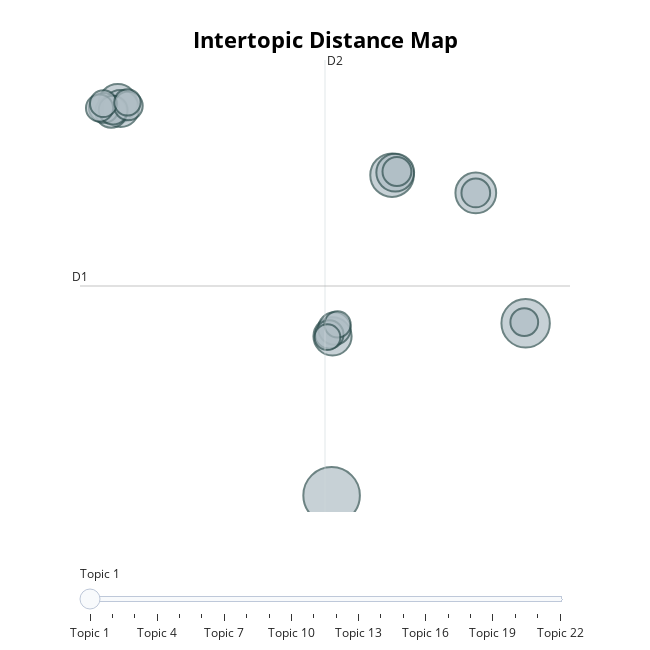

Notebook code cell kept with this figure:
### Code cell
model.visualize_topics()

### Figure 1 — Plotly figure (JSON) as saved in the notebook; plotly's stock layout.template omitted (floating-point values rounded to 4 significant figures)
{"data": [{"customdata": [[1, "waterschapp | waterbeheer | gemiddeld | deltares gemiddeld | maximum deltares", 303], [2, "maximaal | waarde | heterogeniteit | wonen | industrie", 222], [3, "rondgezonden | rondgezonden publiceren | publiceren | sport | volksgezondheid welzijn", 179], [4, "toepasbaar regeling | bodemkwaliteit percentiel | percentiel | regeling bodemkwaliteit | regeling", 157], [5, "pfas deelnemen | pfas | gemeente noord | noord | deelnemen gemeente", 141], [6, "gehalten | kg naam | gehalten rapporteren | naam kleur | rapporteren µg", 138], [7, "publiceren | rondgezonden | rondgezonden publiceren | zaak | college", 135], [8, "milieuprogramma | nationaal milieuprogramma | nationaal | milieuprogramma nationaal | planmer", 129], [9, "product | transport | consumptie | productie | consument", 100], [10, "toelichting | toestemming | toezegging | toekomst | ladder", 96], [11, "bouwen | natuurinclusief | natuurinclusief bouwen | bouw | regeling versnellen", 85], [12, "ministerie | landbouw | ministerie landbouw | schout | regering landbouw", 79], [13, "economie | circulair economie | circulair | ecologisch | economisch", 79], [14, "grinwis | groot | tjeerd | tjeerd groot | grinwis christenunie", 78], [15, "pilot | html | kst html | kst | pilots", 78], [16, "monitor | soja | monitoring | duurzaam | duurzaam veehouderij", 76], [17, "som vertakken | vertakken | som | sulfonzuur | perfluorpentaan", 73], [18, "opdrachtgever | kaarttitel | opdrachtgever kaarttitel | kaarttitel opdrachtgever | kunstwerk", 70], [19, "bouwen analyse | analyse knelpunt | knelpunt natuurinclusief | analyse | knelpunt", 68], [20, "suppletoir begroting | suppletoir | begroting | incidenteel suppletoir | incidenteel", 66], [21, "virus | vis | bacterie | parasieten | veroorzaken", 65], [22, "financieel | bank | instelling | risico | financiering", 63]], "hovertemplate": "<b>Topic %{customdata[0]}</b><br>Words: %{customdata[1]}<br>Size: %{customdata[2]}", "legendgroup": "", "marker": {"color": "#B0BEC5", "line": {"color": "DarkSlateGrey", "width": 2}, "size": [303, 222, 179, 157, 141, 138, 135, 129, 100, 96, 85, 79, 79, 78, 78, 76, 73, 70, 68, 66, 65, 63], "sizemode": "area", "sizeref": 0.1894, "symbol": "circle"}, "mode": "markers", "name": "", "orientation": "v", "showlegend": false, "type": "scatter", "x": [7.164, 20.82, 11.42, 17.31, -7.886, 7.228, 11.64, -7.691, 7.366, -8.354, -8.865, 11.76, -8.21, 17.32, -7.144, 7.004, 20.73, -9.172, -8.902, -7.207, 7.582, 6.871], "xaxis": "x", "y": [-9.894, 5.481, 18.7, 17.11, 25.12, 4.308, 18.93, 24.65, 5.009, 24.36, 24.71, 19.03, 24.51, 17.11, 24.89, 4.471, 5.577, 24.7, 25.09, 25.21, 5.373, 4.23], "yaxis": "y"}], "layout": {"annotations": [{"showarrow": false, "text": "D1", "x": -10.55, "y": 8.804, "yshift": 10}, {"showarrow": false, "text": "D2", "x": 6.699, "xshift": 10, "y": 28.99}], "height": 650, "hoverlabel": {"bgcolor": "white", "font": {"family": "Rockwell", "size": 16}}, "legend": {"itemsizing": "constant", "tracegroupgap": 0}, "margin": {"t": 60}, "shapes": [{"line": {"color": "#CFD8DC", "width": 2}, "type": "line", "x0": 6.699, "x1": 6.699, "y0": -11.38, "y1": 28.99}, {"line": {"color": "#9E9E9E", "width": 2}, "type": "line", "x0": -10.55, "x1": 23.95, "y0": 8.804, "y1": 8.804}], "sliders": [{"active": 0, "pad": {"t": 50}, "steps": [{"args": [{"marker.color": [["red", "#B0BEC5", "#B0BEC5", "#B0BEC5", "#B0BEC5", "#B0BEC5", "#B0BEC5", "#B0BEC5", "#B0BEC5", "#B0BEC5", "#B0BEC5", "#B0BEC5", "#B0BEC5", "#B0BEC5", "#B0BEC5", "#B0BEC5", "#B0BEC5", "#B0BEC5", "#B0BEC5", "#B0BEC5", "#B0BEC5", "#B0BEC5"]]}], "label": "Topic 1", "method": "update"}, {"args": [{"marker.color": [["#B0BEC5", "red", "#B0BEC5", "#B0BEC5", "#B0BEC5", "#B0BEC5", "#B0BEC5", "#B0BEC5", "#B0BEC5", "#B0BEC5", "#B0BEC5", "#B0BEC5", "#B0BEC5", "#B0BEC5", "#B0BEC5", "#B0BEC5", "#B0BEC5", "#B0BEC5", "#B0BEC5", "#B0BEC5", "#B0BEC5", "#B0BEC5"]]}], "label": "Topic 2", "method": "update"}, {"args": [{"marker.color": [["#B0BEC5", "#B0BEC5", "red", "#B0BEC5", "#B0BEC5", "#B0BEC5", "#B0BEC5", "#B0BEC5", "#B0BEC5", "#B0BEC5", "#B0BEC5", "#B0BEC5", "#B0BEC5", "#B0BEC5", "#B0BEC5", "#B0BEC5", "#B0BEC5", "#B0BEC5", "#B0BEC5", "#B0BEC5", "#B0BEC5", "#B0BEC5"]]}], "label": "Topic 3", "method": "update"}, {"args": [{"marker.color": [["#B0BEC5", "#B0BEC5", "#B0BEC5", "red", "#B0BEC5", "#B0BEC5", "#B0BEC5", "#B0BEC5", "#B0BEC5", "#B0BEC5", "#B0BEC5", "#B0BEC5", "#B0BEC5", "#B0BEC5", "#B0BEC5", "#B0BEC5", "#B0BEC5", "#B0BEC5", "#B0BEC5", "#B0BEC5", "#B0BEC5", "#B0BEC5"]]}], "label": "Topic 4", "method": "update"}, {"args": [{"marker.color": [["#B0BEC5", "#B0BEC5", "#B0BEC5", "#B0BEC5", "red", "#B0BEC5", "#B0BEC5", "#B0BEC5", "#B0BEC5", "#B0BEC5", "#B0BEC5", "#B0BEC5", "#B0BEC5", "#B0BEC5", "#B0BEC5", "#B0BEC5", "#B0BEC5", "#B0BEC5", "#B0BEC5", "#B0BEC5", "#B0BEC5", "#B0BEC5"]]}], "label": "Topic 5", "method": "update"}, {"args": [{"marker.color": [["#B0BEC5", "#B0BEC5", "#B0BEC5", "#B0BEC5", "#B0BEC5", "red", "#B0BEC5", "#B0BEC5", "#B0BEC5", "#B0BEC5", "#B0BEC5", "#B0BEC5", "#B0BEC5", "#B0BEC5", "#B0BEC5", "#B0BEC5", "#B0BEC5", "#B0BEC5", "#B0BEC5", "#B0BEC5", "#B0BEC5", "#B0BEC5"]]}], "label": "Topic 6", "method": "update"}, {"args": [{"marker.color": [["#B0BEC5", "#B0BEC5", "#B0BEC5", "#B0BEC5", "#B0BEC5", "#B0BEC5", "red", "#B0BEC5", "#B0BEC5", "#B0BEC5", "#B0BEC5", "#B0BEC5", "#B0BEC5", "#B0BEC5", "#B0BEC5", "#B0BEC5", "#B0BEC5", "#B0BEC5", "#B0BEC5", "#B0BEC5", "#B0BEC5", "#B0BEC5"]]}], "label": "Topic 7", "method": "update"}, {"args": [{"marker.color": [["#B0BEC5", "#B0BEC5", "#B0BEC5", "#B0BEC5", "#B0BEC5", "#B0BEC5", "#B0BEC5", "red", "#B0BEC5", "#B0BEC5", "#B0BEC5", "#B0BEC5", "#B0BEC5", "#B0BEC5", "#B0BEC5", "#B0BEC5", "#B0BEC5", "#B0BEC5", "#B0BEC5", "#B0BEC5", "#B0BEC5", "#B0BEC5"]]}], "label": "Topic 8", "method": "update"}, {"args": [{"marker.color": [["#B0BEC5", "#B0BEC5", "#B0BEC5", "#B0BEC5", "#B0BEC5", "#B0BEC5", "#B0BEC5", "#B0BEC5", "red", "#B0BEC5", "#B0BEC5", "#B0BEC5", "#B0BEC5", "#B0BEC5", "#B0BEC5", "#B0BEC5", "#B0BEC5", "#B0BEC5", "#B0BEC5", "#B0BEC5", "#B0BEC5", "#B0BEC5"]]}], "label": "Topic 9", "method": "update"}, {"args": [{"marker.color": [["#B0BEC5", "#B0BEC5", "#B0BEC5", "#B0BEC5", "#B0BEC5", "#B0BEC5", "#B0BEC5", "#B0BEC5", "#B0BEC5", "red", "#B0BEC5", "#B0BEC5", "#B0BEC5", "#B0BEC5", "#B0BEC5", "#B0BEC5", "#B0BEC5", "#B0BEC5", "#B0BEC5", "#B0BEC5", "#B0BEC5", "#B0BEC5"]]}], "label": "Topic 10", "method": "update"}, {"args": [{"marker.color": [["#B0BEC5", "#B0BEC5", "#B0BEC5", "#B0BEC5", "#B0BEC5", "#B0BEC5", "#B0BEC5", "#B0BEC5", "#B0BEC5", "#B0BEC5", "red", "#B0BEC5", "#B0BEC5", "#B0BEC5", "#B0BEC5", "#B0BEC5", "#B0BEC5", "#B0BEC5", "#B0BEC5", "#B0BEC5", "#B0BEC5", "#B0BEC5"]]}], "label": "Topic 11", "method": "update"}, {"args": [{"marker.color": [["#B0BEC5", "#B0BEC5", "#B0BEC5", "#B0BEC5", "#B0BEC5", "#B0BEC5", "#B0BEC5", "#B0BEC5", "#B0BEC5", "#B0BEC5", "#B0BEC5", "red", "#B0BEC5", "#B0BEC5", "#B0BEC5", "#B0BEC5", "#B0BEC5", "#B0BEC5", "#B0BEC5", "#B0BEC5", "#B0BEC5", "#B0BEC5"]]}], "label": "Topic 12", "method": "update"}, {"args": [{"marker.color": [["#B0BEC5", "#B0BEC5", "#B0BEC5", "#B0BEC5", "#B0BEC5", "#B0BEC5", "#B0BEC5", "#B0BEC5", "#B0BEC5", "#B0BEC5", "#B0BEC5", "#B0BEC5", "red", "#B0BEC5", "#B0BEC5", "#B0BEC5", "#B0BEC5", "#B0BEC5", "#B0BEC5", "#B0BEC5", "#B0BEC5", "#B0BEC5"]]}], "label": "Topic 13", "method": "update"}, {"args": [{"marker.color": [["#B0BEC5", "#B0BEC5", "#B0BEC5", "#B0BEC5", "#B0BEC5", "#B0BEC5", "#B0BEC5", "#B0BEC5", "#B0BEC5", "#B0BEC5", "#B0BEC5", "#B0BEC5", "#B0BEC5", "red", "#B0BEC5", "#B0BEC5", "#B0BEC5", "#B0BEC5", "#B0BEC5", "#B0BEC5", "#B0BEC5", "#B0BEC5"]]}], "label": "Topic 14", "method": "update"}, {"args": [{"marker.color": [["#B0BEC5", "#B0BEC5", "#B0BEC5", "#B0BEC5", "#B0BEC5", "#B0BEC5", "#B0BEC5", "#B0BEC5", "#B0BEC5", "#B0BEC5", "#B0BEC5", "#B0BEC5", "#B0BEC5", "#B0BEC5", "red", "#B0BEC5", "#B0BEC5", "#B0BEC5", "#B0BEC5", "#B0BEC5", "#B0BEC5", "#B0BEC5"]]}], "label": "Topic 15", "method": "update"}, {"args": [{"marker.color": [["#B0BEC5", "#B0BEC5", "#B0BEC5", "#B0BEC5", "#B0BEC5", "#B0BEC5", "#B0BEC5", "#B0BEC5", "#B0BEC5", "#B0BEC5", "#B0BEC5", "#B0BEC5", "#B0BEC5", "#B0BEC5", "#B0BEC5", "red", "#B0BEC5", "#B0BEC5", "#B0BEC5", "#B0BEC5", "#B0BEC5", "#B0BEC5"]]}], "label": "Topic 16", "method": "update"}, {"args": [{"marker.color": [["#B0BEC5", "#B0BEC5", "#B0BEC5", "#B0BEC5", "#B0BEC5", "#B0BEC5", "#B0BEC5", "#B0BEC5", "#B0BEC5", "#B0BEC5", "#B0BEC5", "#B0BEC5", "#B0BEC5", "#B0BEC5", "#B0BEC5", "#B0BEC5", "red", "#B0BEC5", "#B0BEC5", "#B0BEC5", "#B0BEC5", "#B0BEC5"]]}], "label": "Topic 17", "method": "update"}, {"args": [{"marker.color": [["#B0BEC5", "#B0BEC5", "#B0BEC5", "#B0BEC5", "#B0BEC5", "#B0BEC5", "#B0BEC5", "#B0BEC5", "#B0BEC5", "#B0BEC5", "#B0BEC5", "#B0BEC5", "#B0BEC5", "#B0BEC5", "#B0BEC5", "#B0BEC5", "#B0BEC5", "red", "#B0BEC5", "#B0BEC5", "#B0BEC5", "#B0BEC5"]]}], "label": "Topic 18", "method": "update"}, {"args": [{"marker.color": [["#B0BEC5", "#B0BEC5", "#B0BEC5", "#B0BEC5", "#B0BEC5", "#B0BEC5", "#B0BEC5", "#B0BEC5", "#B0BEC5", "#B0BEC5", "#B0BEC5", "#B0BEC5", "#B0BEC5", "#B0BEC5", "#B0BEC5", "#B0BEC5", "#B0BEC5", "#B0BEC5", "red", "#B0BEC5", "#B0BEC5", "#B0BEC5"]]}], "label": "Topic 19", "method": "update"}, {"args": [{"marker.color": [["#B0BEC5", "#B0BEC5", "#B0BEC5", "#B0BEC5", "#B0BEC5", "#B0BEC5", "#B0BEC5", "#B0BEC5", "#B0BEC5", "#B0BEC5", "#B0BEC5", "#B0BEC5", "#B0BEC5", "#B0BEC5", "#B0BEC5", "#B0BEC5", "#B0BEC5", "#B0BEC5", "#B0BEC5", "red", "#B0BEC5", "#B0BEC5"]]}], "label": "Topic 20", "method": "update"}, {"args": [{"marker.color": [["#B0BEC5", "#B0BEC5", "#B0BEC5", "#B0BEC5", "#B0BEC5", "#B0BEC5", "#B0BEC5", "#B0BEC5", "#B0BEC5", "#B0BEC5", "#B0BEC5", "#B0BEC5", "#B0BEC5", "#B0BEC5", "#B0BEC5", "#B0BEC5", "#B0BEC5", "#B0BEC5", "#B0BEC5", "#B0BEC5", "red", "#B0BEC5"]]}], "label": "Topic 21", "method": "update"}, {"args": [{"marker.color": [["#B0BEC5", "#B0BEC5", "#B0BEC5", "#B0BEC5", "#B0BEC5", "#B0BEC5", "#B0BEC5", "#B0BEC5", "#B0BEC5", "#B0BEC5", "#B0BEC5", "#B0BEC5", "#B0BEC5", "#B0BEC5", "#B0BEC5", "#B0BEC5", "#B0BEC5", "#B0BEC5", "#B0BEC5", "#B0BEC5", "#B0BEC5", "red"]]}], "label": "Topic 22", "method": "update"}]}], "title": {"font": {"color": "Black", "size": 22}, "text": "<b>Intertopic Distance Map", "x": 0.5, "xanchor": "center", "y": 0.95, "yanchor": "top"}, "width": 650, "xaxis": {"anchor": "y", "domain": [0, 1], "range": [-10.55, 23.95], "title": {"text": ""}, "visible": false}, "yaxis": {"anchor": "x", "domain": [0, 1], "range": [-11.38, 28.99], "title": {"text": ""}, "visible": false}}}
